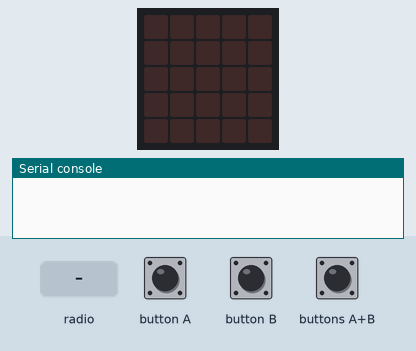
Simulated run of this program. Board: BBC micro:bit (MakeCode). Shown: the board's 5×5 LED display, the last lines printed to the serial console. Inputs (shaded band) come from the test bench. No radio messages arrive unless stated (any console line starting 'radio sent:' is added by the test bench).

Above: at 1.2 s.
1.3 s: button A pressed for 0.15 s
At 2.7 s:
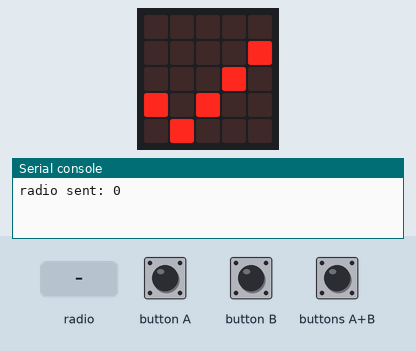
3.3 s: button B pressed for 0.15 s
At 3.89 s:
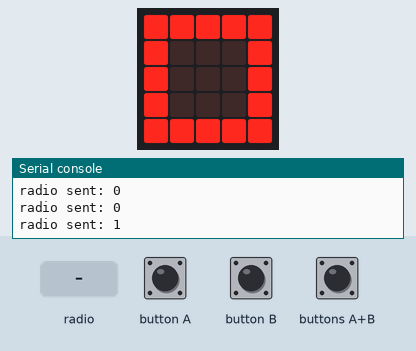
5.5 s: buttons A+B pressed for 0.15 s
At 6.13 s:
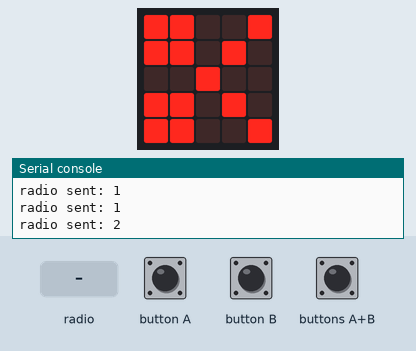
7.8 s: radio message "1" arrives
At 8.5 s:
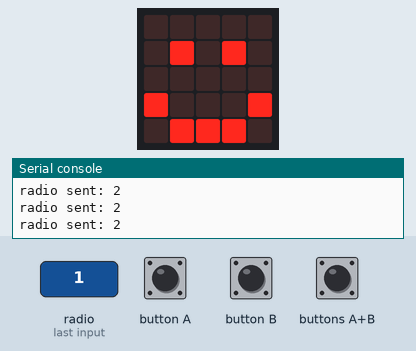
10.8 s: buttons A+B pressed for 1 s
At 13.0 s:
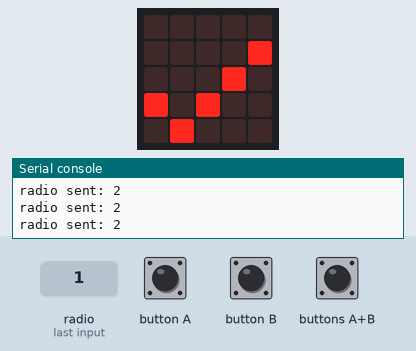
14.0 s: radio message "0" arrives
At 14.7 s:
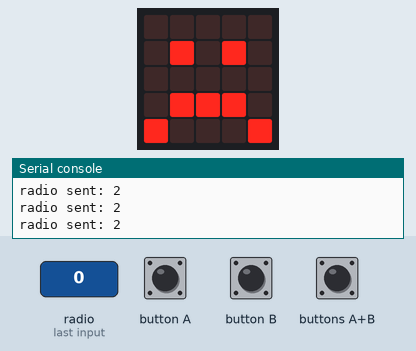
Timing chart, 0 to 17.0 s (numbered marks = the images above; inputs shaded):
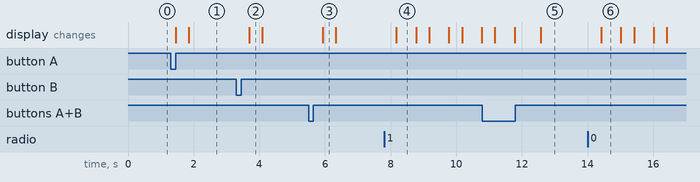

Measured:
- after the input at 1.3 s, the display: first changes after 0.15 s (image 1 shows a later state)
- after the input at 3.3 s, the display: changes after 0.39 s (image 2)
- after the input at 5.5 s, the display: changes after 0.43 s (image 3)
- after the input at 7.8 s, the display: changes after 0.38 s (image 4)
- after the input at 10.8 s, the display: first differs from a run without the input after 1.8 s (image 5)
- after the input at 14.0 s, the display: changes after 0.42 s (image 6)
- what the display in image 2 shows lasts 0.4 s, from 3.7 s to 4.1 s

The program:

main.ts
```typescript
function gelijkSpel () {
    for (let index = 0; index < 4; index++) {
        basic.showIcon(IconNames.Confused)
        wapenWeergeven()
    }
}
radio.onReceivedNumberDeprecated(function (receivedNumber) {
    wapenTegenstander = receivedNumber
})
input.onButtonPressed(Button.A, function () {
    wapen = 0
    ready = true
    wapenWeergeven()
})
function win () {
    for (let index = 0; index < 4; index++) {
        basic.showIcon(IconNames.Happy)
        wapenWeergeven()
    }
}
function controleerWinnaar () {
    ready = false
    if (wapen == wapenTegenstander) {
        gelijkSpel()
    } else if (wapen == 0 && wapenTegenstander == 2) {
        win()
    } else if (wapen == 1 && wapenTegenstander == 0) {
        win()
    } else if (wapen == 2 && wapenTegenstander == 1) {
        win()
    } else {
        verlies()
    }
    wapenTegenstander = -1
}
input.onButtonPressed(Button.AB, function () {
    wapen = 2
    ready = true
    wapenWeergeven()
})
function verlies () {
    for (let index = 0; index < 4; index++) {
        basic.showIcon(IconNames.Sad)
        wapenWeergeven()
    }
}
input.onButtonPressed(Button.B, function () {
    wapen = 1
    ready = true
    wapenWeergeven()
})
function wapenWeergeven () {
    if (wapen == 0) {
        basic.showLeds(`
            . . . . .
            . # # # .
            # # # # #
            # # # # #
            . . # # .
            `)
    } else if (wapen == 1) {
        basic.showLeds(`
            # # # # #
            # . . . #
            # . . . #
            # . . . #
            # # # # #
            `)
    } else {
        basic.showLeds(`
            # # . . #
            # # . # .
            . . # . .
            # # . # .
            # # . . #
            `)
    }
}
let wapenTegenstander = 0
let wapen = 0
let ready = false
ready = false
wapen = -1
wapenTegenstander = -1
radio.setGroup(146)
basic.forever(function () {
    if (ready == true) {
        basic.showIcon(IconNames.Yes)
        radio.sendNumber(wapen)
        if (wapenTegenstander > -1) {
            controleerWinnaar()
        }
    }
})
```

test.ts
```typescript
// tests gaan hier; deze zal niet worden gecompileerd wanneer dit pakket wordt gebruikt als extensie.
```
